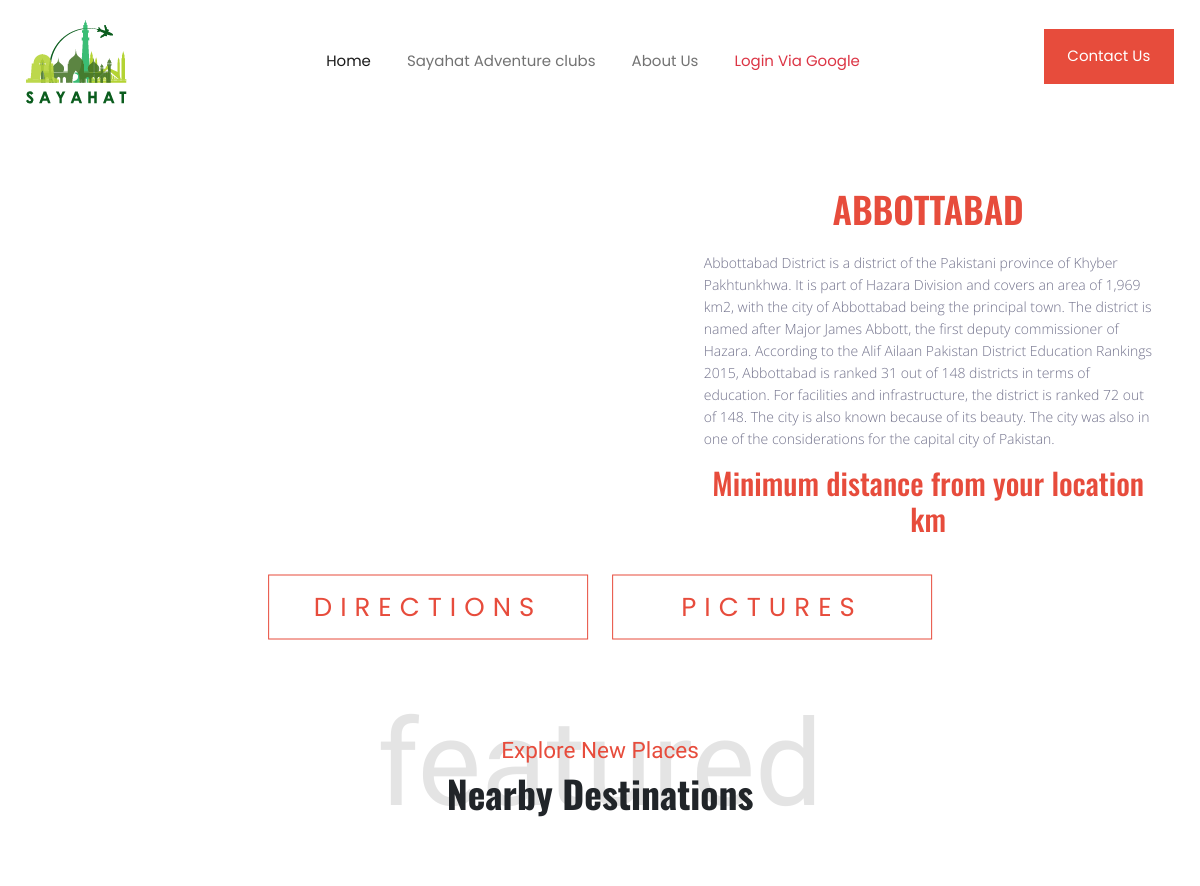
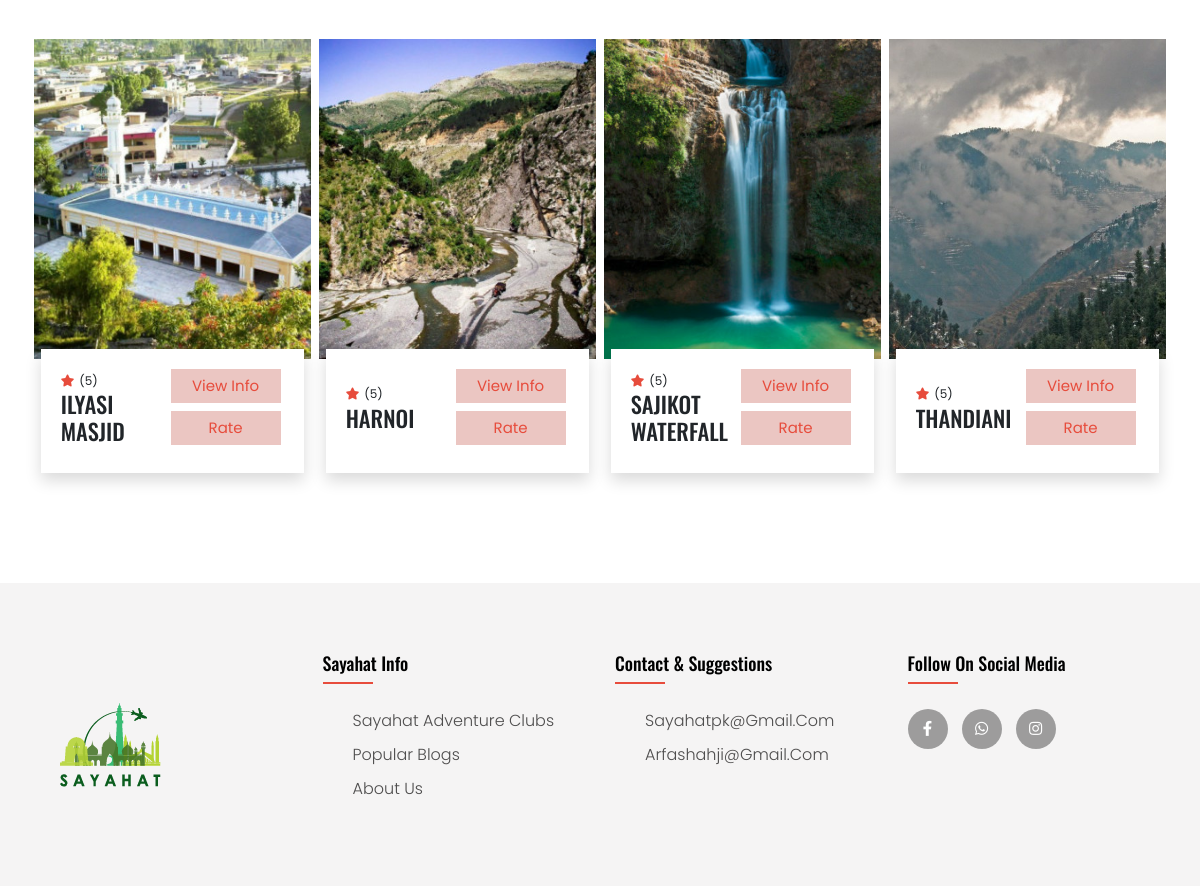
/41/, run on the app's committed database (2 pictures, top to bottom).
### locapp/models.py (models this page shows, shortened)
class DestinationCityDetails(models.Model):
    destination_name = models.CharField(max_length=50)
    destinationImage = models.ImageField(upload_to='destinationImages', blank = True, null = True)
    destination_desc = models.TextField()
    city_rating = models.PositiveIntegerField()
    admin_approved=models.BooleanField(default=False,blank=True,null=True)
    main_page_content = models.BooleanField(default=False)
    def __str__(self):
        return self.destination_name

class DestinationMetaDetails(models.Model):
    meta_destination = models.ForeignKey(DestinationCityDetails, models.CASCADE)
    meta_destination_name = models.CharField(max_length=60)
    meta_destination_Image = models.ImageField(upload_to='metadestinationImages')
    meta_destination_desc = models.TextField()
    destination_extras = models.CharField(max_length=200)
    place_rating = models.PositiveIntegerField()
    admin_approved=models.BooleanField(default=False,blank=True,null=True)
    main_page_content = models.BooleanField(default=False)

### locapp/views.py (the view)
# urls.py: path('<int:pk>/', views.dest_view2, name="show_dest"),
def dest_view2(request,pk):
    obj=DestinationCityDetails.objects.filter(id=pk)
    details=location_module(obj[0])
    distance=details[0]
    mapobj=details[1]
    dest_meta_details=details[2]
    tourist_lat = details[3]
    tourist_lon = details[4]
    context={'dest_details':obj,'distance':distance,'map':mapobj,'dest_meta_details':dest_meta_details
             ,'tourist_lat':tourist_lat,'tourist_lon':tourist_lon,'dest_lat':details[6],'dest_lon':details[7]}
    return render(request,'locapp/locationdetails.html',context)

### locapp/utils.py (called while the page is built)
def get_center_coordinates(latA, longA, latB=None, longB=None):
    cord = (latA, longA)
    if latB:
        cord = [(latA+latB)/2, (longA+longB)/2]
    return cord

def get_zoom(distance):
    if distance <=20:
        return 12
    elif distance<=50:
        return 10
    elif distance <= 100:
        return 9
    elif distance > 100 and distance <= 1500:
        return 5
    elif distance > 1501 and distance <= 3000:
        return 4
    else:
        return 2

### locapp/templates/locapp/locationdetails.html (shortened to what this page needs)
{% extends 'locapp/base.html' %}
{% block body %}
{% load static %}
{% for detail in dest_details %}
<div class="container mb-2">
  <div class="row px-2">
    <div class="col-md-7">
    </div>
    <div class="col-md-5 px-0">
    <section class="pt-2">
      <h1 class="text-center heading-orange">{{detail.destination_name}}</h1>
      <p class="py-3">{{detail.destination_desc}}</p>
      <h2 class="text-center heading-orange">Minimum distance from your location {{distance |floatformat:2}} km</h2>
    </section>
    </div>
  </div>
</div>
<div class="container mt-5" style="width:90%">
  <div class="text-box" style="margin-top: 62px;">
  <div class="row">
    <div class="col-md-12">
  <a href="https://www.google.com/maps/dir/{{tourist_lat}},{{tourist_lon}}/{{dest_lat}},{{dest_lon}}/" style="width: 320px;margin-right: 20px;" class="hero-btn red-btn">DIRECTIONS</a>
<a href="https://www.gettyimages.com/photos/{{detail.destination_name}}" style="width: 320px;" target="_blank" class="hero-btn red-btn">PICTURES</a>
</div>
</div>
</div>
</div>
{%endfor%}
{% if dest_meta_details %}
<section id="featured">
    <div class="container mb-5 mt-2" data-aos="fade-left">
      <div class="title py-2">
        <h4 class="title-primary">Explore New Places</h4>
        <h1 class="h1 h1-responsive title-secondary">Nearby Destinations</h1>
        <br>
      </div>
      <div class="row px-0 d-flex justify-content-center">
      {%for detail in dest_meta_details%}
        <div class="col-lg-3 px-1 py-3">
          <div class="card-design">
            <div class="image">
              <img src="{{detail.meta_destination_Image.url}}" alt="">
            </div>
            <div class="card-text shadow">
              <div class="item">
                <span><i class="fas fa-star"></i>({{detail.place_rating}})</span>
                <h4 class="h4">{{detail.meta_destination_name}}</h4>
              </div>
              <div class="px-1">
                <a class="item" href="{%url 'locapp:loc_meta_detail' pk=detail.id %}"><button style="width: 110px;" class="btn">View Info</button></a>
                <div class="py-2">
                <a class="item"  href="{%url 'locapp:addRating' %}"><button style="width:110px"  class="btn">Rate</button></a>
              </div>
            </div>
            </div>
          </div>
        </div>
        {%endfor%}
      </div>
    </div>
  </section>
  {%else%}
  <div style="margin-bottom: 130px;"></div>
{%endif%}
{% endblock body %}

### locapp/templates/locapp/base.html (shortened to what this page needs)
<!DOCTYPE html>
{%load static%}
{% load socialaccount %}
<html lang="en">
<head>
    <link
      rel="stylesheet"
      type="text/css"
      href="{%static 'styles/main_styles.css'%}"
    />
    <link href="https://cdn.jsdelivr.net/npm/bootstrap@5.0.0-beta3/dist/css/bootstrap.min.css" rel="stylesheet">
    <link rel="stylesheet" href="https://use.fontawesome.com/releases/v5.5.0/css/all.css">
    <link rel="stylesheet" href="{% static 'styles/style.css'%}">
    <link rel="stylesheet" href="{% static 'styles/aboutstyle.css'%}">
    <link rel="stylesheet" href="https://cdnjs.cloudflare.com/ajax/libs/font-awesome/4.7.0/css/font-awesome.min.css">
    <link rel="stylesheet" href="https://unpkg.com/swiper/swiper-bundle.min.css" />
    <link href="https://cdn.rawgit.com/michalsnik/aos/2.1.1/dist/aos.css" rel="stylesheet">
</head>
 <nav class="navbar navbar-expand-lg navbar-light bg-white">
    <div class="container-fluid">
      <a class="navbar-brand" href="{%url 'locapp:dest'%}"><img src="{% static 'images/logo2.png' %}"></a>
      <div class="collapse navbar-collapse" id="navbarSupportedContent">
        <ul class="navbar-nav ms-auto mb-2 mb-lg-0">
          <li class="nav-item">
            <a class="nav-link active" aria-current="page" href="{%url 'locapp:dest'%}">Home</a>
          </li>
          <li class="nav-item">
            <a class="nav-link" href="{%url 'club:index'%}">Sayahat Adventure clubs</a>
          </li>
          <li class="nav-item">
            <a class="nav-link" href="{%url 'locapp:aboutUs'%}">About Us</a>
          </li>
            {%if request.user.is_authenticated%}
          <li class="nav-item dropdown">
            <a class="nav-link dropdown-toggle" href="#" id="navbarDropdown" role="button" data-bs-toggle="dropdown" aria-expanded="false">
              Post
            </a>
            <ul class="dropdown-menu" aria-labelledby="navbarDropdown">
              <li><a class="nav-link" href="{%url 'locapp:addRating'%}">Place Rating</a></li>
              <li><hr class="dropdown-divider"></li>
              <li><a class="nav-link" href="{%url 'locapp:addCity'%}">Post a new city</a></li>
              <li><a class="nav-link" href="{%url 'locapp:addPlace'%}">Post a place within city</a></li>
            </ul>
          </li>
        <li class="nav-item">
        <li class="nav-item" id="show_dp"><a href="/" class="text-danger nav-link example_e" ><span class="nav_link_font">{{user.first_name}}</span></a></li>
          <a class="nav-link image" ><img src="{{ user.socialaccount_set.all.0.get_avatar_url }}" alt="..." height=30px width=30px class="img-fluid rounded-circle"></a>
        </li>
            <li class="nav-item">
            <a class="nav-link" href="{%url 'locapp:logout'%}">Log out</a>
          </li>
            {%else%}
            <li class="nav-item">
            <a class="nav-link text-danger" href="{% provider_login_url "google" %}">Login Via Google</a>
          </li>
            {%endif%}
        </ul>
        <ul class="navbar-nav ms-auto">
          <a href="#myF"><button class="btn">Contact Us</button></a>
        </ul>
      </div>
    </div>
  </nav>
   <body>
        {% block body %}
        {% endblock body %}
<span id="myF">{%include 'locapp/newfooter.html'%}</span>
</body>
</html>

### locapp/templates/locapp/newfooter.html (shortened to what this page needs)
{% load static %}
<head>
  <link rel="stylesheet" href="{% static 'styles/newstyle.css' %}">
  <link rel="stylesheet" type="text/css" href="https://cdnjs.cloudflare.com/ajax/libs/font-awesome/5.15.1/css/all.min.css">
</head>
<body>
  <footer class="footer">
    <div class="footer-container">
        <div class="footer-row">
            <div class="footer-col">
                <ul>
                    <li><img src="{% static 'images/logo2.png' %}" style="margin-top: 50px;"></li>
                </ul>
            </div>
            <div class="footer-col">
                <h4>Sayahat Info</h4>
                <ul>
                    <li><a href="{% url 'club:index' %}">Sayahat Adventure Clubs</a></li>
                    <li><a href="{% url 'locapp:Blog' 1 %}">Popular Blogs</a></li>
                    <li><a href="{% url 'locapp:aboutUs' %}">About Us</a></li>
                </ul>
            </div>
            <div class="footer-col">
                <h4>Contact & Suggestions</h4>
                <ul>
                    <li><a href="https://mail.google.com/mail/?view=cm&fs=1&tf=1&to=sayahatpk@gmail.com"> sayahatpk@gmail.com</a></li>
                    <li><a href="https://mail.google.com/mail/?view=cm&fs=1&tf=1&to=arfashahji@gmail.com"> arfashahji@gmail.com</a></li>
                </ul>
            </div>
            <div class="footer-col">
                <h4>Follow on Social Media</h4>
                <div class="social-links">
                    <a href="https://www.facebook.com/arfashahji/"><i class="fab fa-facebook-f"></i></a>
                    <a href="https://api.whatsapp.com/send?phone={{+923321516238}}"><i class="fab fa-whatsapp"></i></a>
                    <a href="https://www.instagram.com/syed_arfa459/"><i class="fab fa-instagram"></i></a>
                </div>
            </div>
        </div>
    </div>
</footer>
</body>

### locapp/static/styles/main_styles.css (style rules this page uses)
* { margin: 0; padding: 0; -webkit-font-smoothing: antialiased; -webkit-text-shadow: rgba(0,0,0,.01) 0 0 1px; text-shadow: rgba(0,0,0,.01) 0 0 1px; }
body { font-family: 'Open Sans', sans-serif; font-size: 14px; font-weight: 400; background: #FFFFFF; color: #a5a5a5; }
div { display: block; position: relative; -webkit-box-sizing: border-box; -moz-box-sizing: border-box; box-sizing: border-box; }
ul { list-style: none; margin-bottom: 0px; }
p { font-family: 'Open Sans', sans-serif; font-size: 14px; line-height: 1.9285; font-weight: 400; color: #72728c; -webkit-font-smoothing: antialiased; -webkit-text-shadow: rgba(0,0,0,.01) 0 0 1px; text-shadow: rgba(0,0,0,.01) 0 0 1px; }
p:last-of-type { margin-bottom: 0; }
a, a:hover, a:visited, a:active, a:link { text-decoration: none; -webkit-font-smoothing: antialiased; -webkit-text-shadow: rgba(0,0,0,.01) 0 0 1px; text-shadow: rgba(0,0,0,.01) 0 0 1px; }
h1 { font-size: 72px; }
h2 { font-size: 48px; }
h4 { font-size: 24px; }
h1, h2, h3, h4, h5, h6 { font-family: 'Oswald', sans-serif; font-weight: 400; -webkit-font-smoothing: antialiased; -webkit-text-shadow: rgba(0,0,0,.01) 0 0 1px; text-shadow: rgba(0,0,0,.01) 0 0 1px; }
section { display: block; position: relative; box-sizing: border-box; }

### locapp/static/styles/style.css (style rules this page uses)
:root { --color-primary:#e74c3c; --color-secondary:#0a6245; --font:'Poppins',sans-serif; --font-secondary:'Satisfy',cursive; --color-white:#ffffff; }
html, body { font-family: 'Poppins', sans-serif; font-size: 15px; line-height: 1.5; margin:0; box-sizing:border-box; top: 0; left: 0; }
ul { list-style-type: none; }
.navbar { background-color: rgb(245, 244, 244); padding: 1rem 1rem; min-height:12vh; }
.navbar-expand-lg .navbar-nav .nav-link { padding: 1rem 1.2rem; position: relative; }
.navbar-nav button { padding: 1.2rem 0; }
.navbar-nav .btn { background-color:#e74c3c; color:white; border-radius: 0; padding: 1rem 1.5rem; margin-top: -10px; }
#featured { width:100%; padding:50px 0; }
#featured .title { text-align:center; }
#featured .title .title-primary { color:#e74c3c; font-family:var(--font-secondary); position:relative; }
#featured .title .title-primary:before { content:'featured'; position:absolute; top:100%; left:50%; transform:translate(-50%,-50%); font-size:120px; color:black; opacity:0.1; z-index:-1; }
#featured .title .title-secondary { font-weight:700; }
#featured .card-design { width:100%; }
#featured .card-design .image { position:relative; width:100%; height:320px; z-index:-1; }
#featured .card-design .image img { position:absolute; top:0; left:0; width:100%; height:100%; object-fit:cover; }
#featured .card-design .card-text { background-color:white!important; width:95%; margin: auto; margin-top:-10px; padding:20px; display:flex; justify-content:space-between; z-index:9; }
#featured .card-design .card-text .item { align-self:center; }
#featured .card-design .card-text .item span { font-size:0.8em; }
#featured .card-design .card-text span i.fas { color:var(--color-primary); margin-right:5px; }
#featured .card-design .card-text .item .btn { margin:0; padding:5px 15px; color:var(--color-primary); background:#dfa39c9d; border-radius: 0; }
* { margin:0; padding:0; font-family:"Poppins", sans-serif; }
.heading-orange { color:#e74c3c; }
a { text-decoration:none!important; }
h1 { font-size:36px; font-weight:600; }
p { font-size:14px; font-weight:300; line-height: 22px; padding: 10px; }
.text-box { width:50%; color:#fff; position:relative; top:50%; left:30%; transform:translate(-50%,-50%); }
.text-box a { letter-spacing: 4px; font-size:18px; }
.hero-btn { display:inline-block; text-decoration:none; color:#fff; border: 1px solid #fff; padding: 12px 34px; font-size: 13px; background: transparent; position: relative; cursor:pointer; }

### locapp/static/styles/aboutstyle.css (style rules this page uses)
* { margin:0; padding:0; font-family:"Poppins", sans-serif; }
a { text-decoration:none; }
h1 { font-size:36px; font-weight:600; }
p { font-size:14px; font-weight:300; line-height: 22px; padding: 10px; }
.text-box { width:90%; color:#fff; position:relative; top:50%; left:50%; transform:translate(-50%,-50%); text-align: center; }
.text-box a { letter-spacing: 8px; font-size:26px; }
.hero-btn { display:inline-block; text-decoration:none; color:#fff; border: 1px solid #fff; padding: 12px 34px; font-size: 13px; background: transparent; position: relative; cursor:pointer; }
.red-btn { border: 1px solid #e74c3c; background: transparent; color:#e74c3c; }
.row { margin-top: 5%; display: flex; justify-content:space-between; }

### data on the page
DestinationCityDetails: destination_name "ABBOTTABAD", destination_desc "Abbottabad District is a district of the Pakistani province of Khyber Pakhtunkhwa. It is part of Hazara Division and covers an area of 1,969 km2, with the city of Abbottabad being the principal town. The district is named after Major James Abbott, the first deputy commissioner of Hazara. According to the Alif Ailaan Pakistan District Education Rankings 2015, Abbottabad is ranked 31 out of 148 districts in terms of education. For facilities and infrastructure, the district is ranked 72 out of 148. The city is also known because of its beauty. The city was also in one of the considerations for the capital city of Pakistan."
DestinationMetaDetails: meta_destination_Image (picture), place_rating "5", meta_destination_name "ILYASI MASJID"
DestinationMetaDetails: meta_destination_Image (picture), place_rating "5", meta_destination_name "HARNOI"
DestinationMetaDetails: meta_destination_Image (picture), place_rating "5", meta_destination_name "SAJIKOT WATERFALL"
DestinationMetaDetails: meta_destination_Image (picture), place_rating "5", meta_destination_name "THANDIANI"
